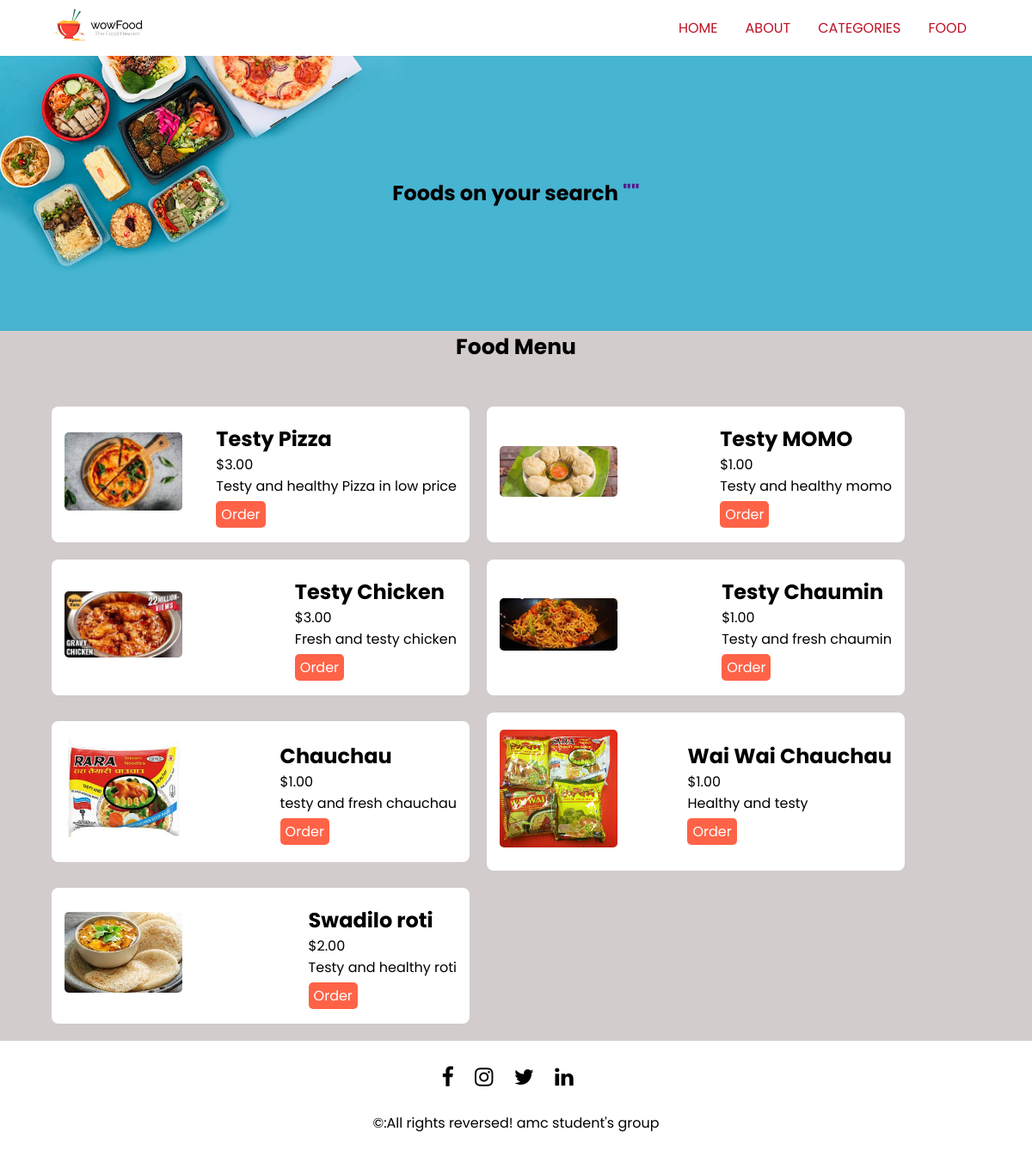
The page /food-search.php on the database its author committed.
### food-search.php (the view)
<?php include('partials-front/menu.php'); ?>
    <section class="food-catagory">
        <div class="container">
            <?php
                $search = $_POST['search'];
            ?>
            <h2>Foods on your search <a href="">"<?php echo $search; ?>"</a></h2>
        </div>
    </section>
    <section class="food-menu">
        <h3 class="title">Food Menu</h3>
        <div class="food-menu-container">
            <?php
                $sql = "SELECT * FROM `tbl-food` WHERE title LIKE '%$search%' OR description LIKE '%$search%'";
                $result = mysqli_query($conn, $sql);
                $count = mysqli_num_rows($result);
                if($count>0){
                    while($row= mysqli_fetch_assoc($result)){
                        $id = $row['id'];
                        $title = $row['title'];
                        $price = $row['price'];
                        $description = $row['description'];
                        $imagename = $row['image-name'];
                        ?>
                            <div class="food-menu-item">
                                <div class="food-img">
                                    <?php
                                        if($imagename==""){
                                            echo "<div class='error'>Image is not available</div>";
                                        }
                                        else{
                                            ?>
                                            <img src="<?php echo SITEURL; ?>images/food/<?php echo $imagename; ?>" alt="">
                                            <?php
                                        }
                                    ?>
                                </div>
                                <div class="food-detail">
                                    <h2 class="food-title"><?php echo $title; ?></h2>
                                    <p class="food-price">$<?php echo $price; ?></p>
                                    <p class="food-description"><?php echo $description; ?></p>
                                    <a href="<?php echo SITEURL; ?>order.php?food_id=<?php echo $id; ?>">Order</a>
                                </div>
                            </div>
                        <?php
                    }
                }else{
                    echo "<div class='error'>Food not found</div>";
                }
            ?>
        </div>
    </section>
    <?php include('partials-front/footer.php'); ?>

### style.css (style rules this page uses)
* { margin: 0; padding: 0; box-sizing: border-box; font-family: "Poppins", sans-serif; }
a { text-decoration: none; }
.food-search, .food-catagory { background-image: url(bg.jpg); background-repeat: no-repeat; background-position: center; background-size: cover; min-height: 40vh; display: flex; align-items: center; justify-content: center; }
.catagory .title, .food-menu .title { text-align: center; font-size: 25px; margin-bottom: 50px; }
.food-menu { background-color: rgb(211, 204, 204); }
.food-menu .food-menu-container { width: 90%; margin: 0 auto; display: flex; align-items: center; justify-content: flex-start; flex-wrap: wrap; }
.food-menu .food-menu-container .food-menu-item { width: 45%; display: flex; align-items: center; justify-content: space-between; background-color: white; margin-right: 20px; margin-bottom: 20px; padding: 20px 15px; border-radius: 8px; }
.food-menu .food-menu-container .food-menu-item .food-img { width: 30%; height: 40%; margin-right: 5%; }
.food-img img { width: 100%; height: 100%; border-radius: 5px; }
.food-detail .food-description { margin-bottom: 8px; }
.food-detail a { background-color: tomato; padding: 4px 6px; color: white; border-radius: 5px; }

### rows shown on the page
tbl-food: value (picture), title "Testy Pizza", price "3.00", description "Testy and healthy Pizza in low price"
tbl-food: value (picture), title "Testy MOMO", price "1.00", description "Testy and healthy momo"
tbl-food: value (picture), title "Testy Chicken", price "3.00", description "Fresh and testy chicken"
tbl-food: value (picture), title "Testy Chaumin", price "1.00", description "Testy and fresh chaumin"
tbl-food: value (picture), title "Chauchau", price "1.00", description "testy and fresh chauchau"
tbl-food: value (picture), title "Wai Wai Chauchau", price "1.00", description "Healthy and testy"
tbl-food: value (picture), title "Swadilo roti", price "2.00", description "Testy and healthy roti"
